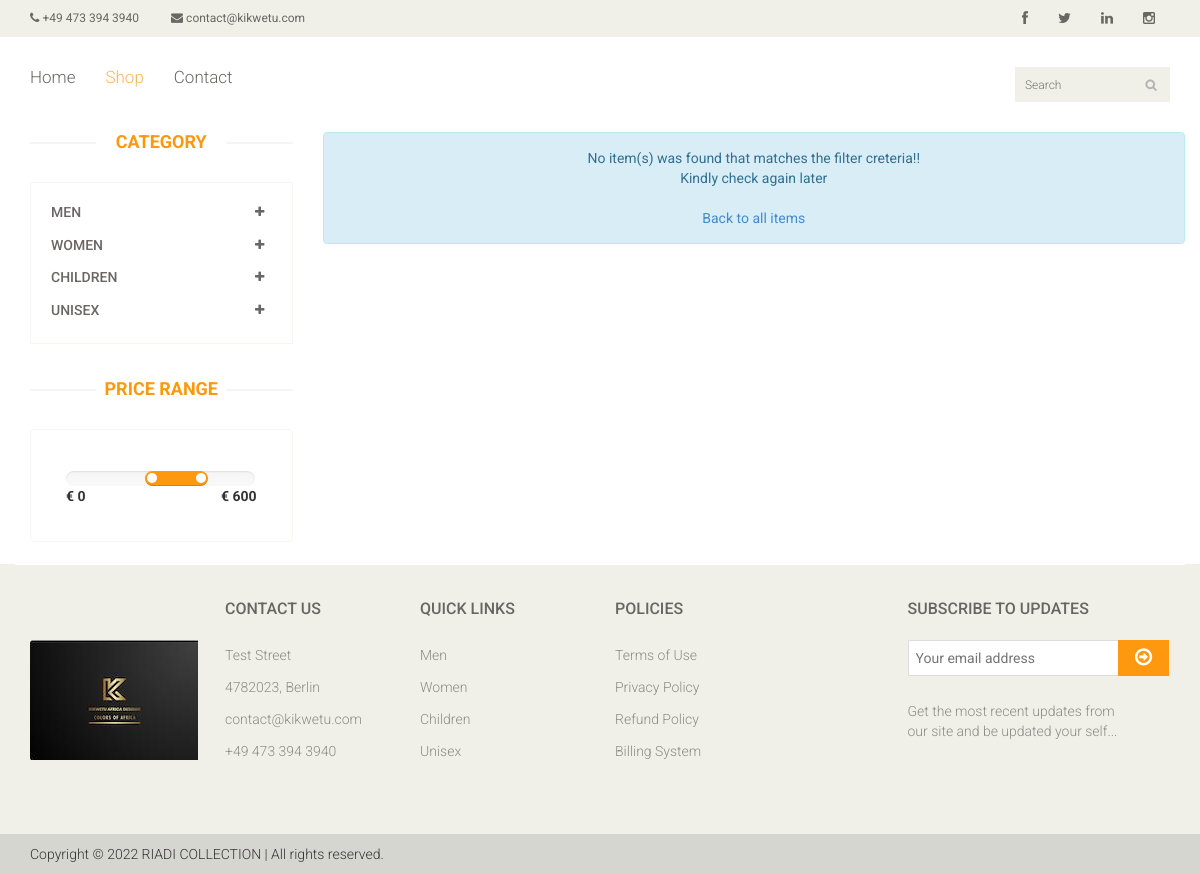
/shop/?subcategory=1, run on the app's committed database.
### publicsite/models.py (models this page shows, shortened)
class GeneralInfo(models.Model):
    email_address = models.CharField(max_length=150, null=True, blank=True)
    phone_number = models.CharField(max_length=150, null=True, blank=True)
    facebook_link = models.TextField(null=True, blank=True)
    twitter_link = models.TextField(null=True, blank=True)
    linkedin_link = models.TextField(null=True, blank=True)
    instagram_link = models.TextField(null=True, blank=True)
    street_name = models.CharField(max_length=150, null=True, blank=True)
    zip_code = models.CharField(max_length=150, null=True, blank=True)
    city = models.CharField(max_length=150, null=True, blank=True)
    currency = models.ForeignKey(Currency, null=True, on_delete=models.SET_NULL)
    active = models.BooleanField(default=False)

### products/models.py (models this page shows, shortened)
class ProductCategory(models.Model):
    category = models.CharField(max_length=64)
    description = models.TextField(null=True, blank=True)

### products/views.py (the view)
# urls.py: path('shop/', include('products.urls')),
def shop(request):
    category = request.GET.get('category', 0)
    subcategory = request.GET.get('subcategory', 0)
    products = ProductItem.objects.all()
    if category != 0 or subcategory != 0:
        try:
            products = products.filter(
                Q(category__id=int(category)) |
                Q(subcategory__id=int(subcategory))
            )
        except ValueError:
            pass
    categories = ProductCategory.objects.prefetch_related('subcategories').all()
    site_info = GeneralInfo.objects.filter(active=True).first()
    return render(request, 'shop.html', {
        'page': 'SHOP',
        'shop_active': True,
        'products': products,
        'categories': categories,
        'footer_categories': categories[:4],
        'site_info': site_info
    })

### templates/shop.html
{% extends "base.html" %}
{% load static %}
{% block content %}
  <section>
    <div class="container">
      <div class="row">
        <div class="col-sm-3">
          {% include 'left-sidebar.html' %}
        </div>
        <div class="col-sm-9 padding-right">
          {% if products.count %}
            <div class="features_items">
              <h2 class="title text-center">All Available Items</h2>
              {% for product in products %}
                <div class="col-sm-4">
                  <div class="product-image-wrapper">
                    <div class="single-products">
                      <div class="productinfo text-center">
                        <img src="{{ product.preview_image.url }}" alt=""/>
                        <h2>€{{ product.price }}</h2>
                        <p>{{ product.name }}</p>
                        <a href="{% url 'product-detail' product.id %}" class="btn btn-default add-to-cart">
                          <i class="fa fa-eye"></i>
                          View details
                        </a>
                      </div>
                      <div class="product-overlay">
                        <div class="overlay-content">
                          <h2>€{{ product.price }}</h2>
                          <p>Easy Polo Black Edition</p>
                          <a href="{% url 'product-detail' product.id %}" class="btn btn-default add-to-cart">
                            <i class="fa fa-shopping-cart"></i>
                            View details
                          </a>
                        </div>
                      </div>
                    </div>
                  </div>
                </div>
              {% endfor %}
              <ul class="pagination">
                <li class="active"><a href="">1</a></li>
                <li><a href="">2</a></li>
                <li><a href="">3</a></li>
                <li><a href="">&raquo;</a></li>
              </ul>
            </div>
          {% else %}
            <div class="alert alert-info text-center" role="alert">
              No item(s) was found that matches the filter creteria!! <br>
              Kindly check again later <br><br>
            <p><a href="{% url 'shop' %}">Back to all items</a></p>
            </div>
          {% endif %}
        </div>
      </div>
    </div>
  </section>
{% endblock %}

### templates/base.html (shortened to what this page needs)
{% load static %}
<!DOCTYPE html>
<html lang="en">
<head>
  <link href="{% static  'css/bootstrap.min.css' %}" rel="stylesheet">
  <link href="{% static 'css/font-awesome.min.css' %}" rel="stylesheet">
  <link href="{% static 'css/prettyPhoto.css' %}" rel="stylesheet">
  <link href="{% static 'css/price-range.css' %}" rel="stylesheet">
  <link href="{% static 'css/animate.css' %}" rel="stylesheet">
  <link href="{% static 'css/main.css' %}" rel="stylesheet">
  <link href="{% static 'css/responsive.css' %}" rel="stylesheet">
</head>
<body>
<header id="header">
  <div class="header_top">
    <div class="container">
      <div class="row">
        <div class="col-sm-6">
          <div class="contactinfo">
            <ul class="nav nav-pills">
              <li><a href="#"><i class="fa fa-phone"></i> {{ site_info.phone_number }}</a></li>
              <li><a href="#"><i class="fa fa-envelope"></i> {{ site_info.email_address }}</a></li>
            </ul>
          </div>
        </div>
        <div class="col-sm-6">
          <div class="social-icons pull-right">
            <ul class="nav navbar-nav">
              <li><a href="{{ site_info.facebook_link }}"><i class="fa fa-facebook"></i></a></li>
              <li><a href="{{ site_info.twitter_link }}"><i class="fa fa-twitter"></i></a></li>
              <li><a href="{{ site_info.linkedin_link }}"><i class="fa fa-linkedin"></i></a></li>
              <li><a href="{{ site_info.instagram_link }}"><i class="fa fa-instagram"></i></a></li>
            </ul>
          </div>
        </div>
      </div>
    </div>
  </div>
  <div class="header-bottom">
    <div class="container">
      <div class="row">
        <div class="col-sm-9">
          <div class="mainmenu pull-left">
            <ul class="nav navbar-nav collapse navbar-collapse">
              <li><a href="{% url 'index' %}" class="{% if home_active %}active{% endif %}">Home</a></li>
              <li><a href="{% url 'shop' %}" class="{% if shop_active %}active{% endif %}">Shop</a></li>
              <li><a href="{% url 'contact' %}" class="{% if contact_active %}active{% endif %}">Contact</a></li>
            </ul>
          </div>
        </div>
        <div class="col-sm-3">
          <div class="search_box pull-right">
            <input type="text" placeholder="Search"/>
          </div>
        </div>
      </div>
    </div>
  </div>
</header>
<section class="body-space">
{% block content %} {% endblock %}
</section>
<footer id="footer">
  <div class="footer-widget">
    <div class="container">
      <div class="row">
        <div class="col-sm-2">
          <div class="single-widget">
            <br><br><br>
            <img src="{% static 'images/website/logo.jpeg' %}" alt="">
          </div>
        </div>
        <div class="col-sm-2">
          <div class="single-widget">
            <h2>Contact Us</h2>
            <ul class="nav nav-pills nav-stacked">
              <li><a href="#">{{ site_info.street_name }}</a></li>
              <li><a href="#">{{ site_info.zip_code }}, {{ site_info.city }}</a></li>
              <li><a href="#">{{ site_info.email_address }}</a></li>
              <li><a href="#">{{ site_info.phone_number }}</a></li>
            </ul>
          </div>
        </div>
        <div class="col-sm-2">
          <div class="single-widget">
            <h2>Quick Links</h2>
            <ul class="nav nav-pills nav-stacked">
              {% for item in footer_categories %}
                <li><a href="{% url 'shop' %}?category={{ item.id }}">{{ item.category }}</a></li>
              {% endfor %}
            </ul>
          </div>
        </div>
        <div class="col-sm-2">
          <div class="single-widget">
            <h2>Policies</h2>
            <ul class="nav nav-pills nav-stacked">
              <li><a href="{% url 'policy' 'terms_use' %}">Terms of Use</a></li>
              <li><a href="{% url 'policy' 'privacy' %}">Privacy Policy</a></li>
              <li><a href="{% url 'policy' 'refund' %}">Refund Policy</a></li>
              <li><a href="{% url 'policy' 'billing' %}">Billing System</a></li>
            </ul>
          </div>
        </div>
        <div class="col-sm-3 col-sm-offset-1">
          <div class="single-widget">
            <h2>Subscribe to updates</h2>
            <form action="#" class="searchform">
              <input type="text" placeholder="Your email address"/>
              <button type="submit" class="btn btn-default"><i class="fa fa-arrow-circle-o-right"></i></button>
              <p>Get the most recent updates from <br/>our site and be updated your self...</p>
            </form>
          </div>
        </div>
      </div>
    </div>
  </div>
  <div class="footer-bottom">
    <div class="container">
      <div class="row">
        <p class="pull-left">Copyright © 2022 RIADI COLLECTION | All rights reserved.</p>
      </div>
    </div>
  </div>
</footer>
</body>
</html>

### templates/left-sidebar.html (shortened to what this page needs)
<div class="left-sidebar">
  <h2>Category</h2>
  <div class="panel-group category-products" id="accordian">
    {% for category in categories %}
      <div class="panel panel-default">
        <div class="panel-heading">
          <h4 class="panel-title">
            <a data-toggle="collapse" data-parent="#accordian" href="#{{ category.category }}-{{ category.id }}">
              <span class="badge pull-right"><i class="fa fa-plus"></i></span>
              {{ category.category }}
            </a>
          </h4>
        </div>
      </div>
    {% endfor %}
  </div>
  <div class="price-range">
    <h2>Price Range</h2>
    <div class="well">
             data-slider-value="[250,450]" id="sl2"><br/>
      <b>€ 0</b> <b class="pull-right">€ 600</b>
    </div>
  </div>
</div>

### static/css/main.css (style rules this page uses)
body { font-family: 'Roboto', sans-serif; position: relative; font-weight: 400px; }
ul li { list-style: none; }
a { -webkit-transition: 300ms; transition: 300ms; }
h1, h2, h3, h4, h5, h6 { font-family: 'Roboto', sans-serif; }
.header_top { background: none repeat scroll 0 0 #F0F0E9; }
.contactinfo ul li:first-child { margin-left: -15px; }
.contactinfo ul li a { font-size: 12px; color: #696763; font-family: 'Roboto', sans-serif; }
.social-icons ul li a { border: 0 none; border-radius: 0; color: #696763; padding: 0px; }
.social-icons ul li { display: inline-block; }
.social-icons ul li a i { padding: 11px 15px; transition: all 0.9s ease 0s; -moz-transition: all 0.9s ease 0s; -webkit-transition: all 0.9s ease 0s; -o-transition: all 0.9s ease 0s; }
.header-bottom { padding-bottom: 30px; padding-top: 30px; }
.navbar-collapse.collapse { padding-left: 0; }
.mainmenu ul li { padding-right: 15px; padding-left: 15px; }
.mainmenu ul li:first-child { padding-left: 0px; }
.mainmenu ul li a { color: #696763; font-family: 'Roboto', sans-serif; font-size: 17px; font-weight: 300; padding: 0; padding-bottom: 10px; }
.mainmenu ul li a:hover, .mainmenu ul li a.active, .shop-menu ul li a.active { background: none; color: #fdb45e; }
.search_box input { background: #F0F0E9; border: medium none; color: #B2B2B2; font-family: 'roboto'; font-size: 12px; font-weight: 300; height: 35px; outline: medium none; padding-left: 10px; width: 155px; background-image: url(../images/home/searchicon.png); background-repeat: no-repeat; background-position: 130px; }
#footer { background: #F0F0E9; }
.footer-widget { margin-bottom: 68px; }
.footer-widget .container { border-top: 1px solid #FFFFFF; padding-top: 15px; }
.single-widget h2 { color: #666663; font-family: 'Roboto', sans-serif; font-size: 16px; font-weight: 500; margin-bottom: 22px; text-transform: uppercase; }
.single-widget ul li a { color: #8C8C88; font-family: 'Roboto', sans-serif; font-size: 14px; font-weight: 300; padding: 5px 0; }
.searchform input { border: 1px solid #DDDDDD; color: #CCCCC6; font-family: 'Roboto', sans-serif; font-size: 14px; margin-top: 0; outline: medium none; padding: 7px; width: 212px; }
.searchform button { background: #FE980F; border: medium none; border-radius: 0; margin-left: -5px; margin-top: -3px; padding: 7px 17px; }
.searchform button i { color: #FFFFFF; font-size: 20px; }
.searchform p { color: #8C8C88; font-family: 'Roboto', sans-serif; font-size: 14px; font-weight: 300; margin-top: 25px; }
.footer-bottom { background: #D6D6D0; padding-top: 10px; }
.footer-bottom p { color: #363432; font-family: 'Roboto', sans-serif; font-weight: 300; margin-left: 15px; }
.category-products { border: 1px solid #F7F7F0; margin-bottom: 35px; padding-bottom: 20px; padding-top: 15px; }
.left-sidebar h2, .brands_products h2 { color: #FE980F; font-family: 'Roboto', sans-serif; font-size: 18px; font-weight: 700; margin: 0 auto 30px; text-align: center; text-transform: uppercase; position: relative; z-index: 3; }
.left-sidebar h2:after, h2.title:after { content: " "; position: absolute; border: 1px solid #f5f5f5; bottom: 8px; left: 0; width: 100%; height: 0; z-index: -2; }
.left-sidebar h2:before { content: " "; position: absolute; background: #fff; bottom: -6px; width: 130px; height: 30px; z-index: -1; left: 50%; margin-left: -65px; }
.category-products .panel { background-color: #FFFFFF; border: 0px; border-radius: 0px; -webkit-box-shadow: none; box-shadow: none; margin-bottom: 0px; }
.category-products .panel-default .panel-heading { background-color: #FFFFFF; border: 0 none; color: #FFFFFF; padding: 5px 20px; }
.category-products .panel-default .panel-heading .panel-title a { color: #696763; font-family: 'Roboto', sans-serif; font-size: 14px; text-decoration: none; text-transform: uppercase; }
.category-products .badge { background: none; border-radius: 10px; color: #696763; display: inline-block; font-size: 12px; font-weight: bold; line-height: 1; min-width: 10px; padding: 3px 7px; text-align: center; vertical-align: baseline; white-space: nowrap; }
.price-range { margin-top: 30px; }
.well { background-color: #FFFFFF; border: 1px solid #F7F7F0; border-radius: 4px; -webkit-box-shadow: none; box-shadow: none; margin-bottom: 20px; min-height: 20px; padding: 35px; }
.padding-right { padding-right: 0; }
.body-space { min-height: 54vh; }

### data on the page
GeneralInfo: phone_number "+49 473 394 3940", email_address "contact@kikwetu.com", street_name "Test Street", zip_code "4782023", city "Berlin"
ProductCategory: category "MEN", category "Men"
ProductCategory: category "WOMEN", category "Women"
ProductCategory: category "CHILDREN", category "Children"
ProductCategory: category "UNISEX", category "Unisex"
